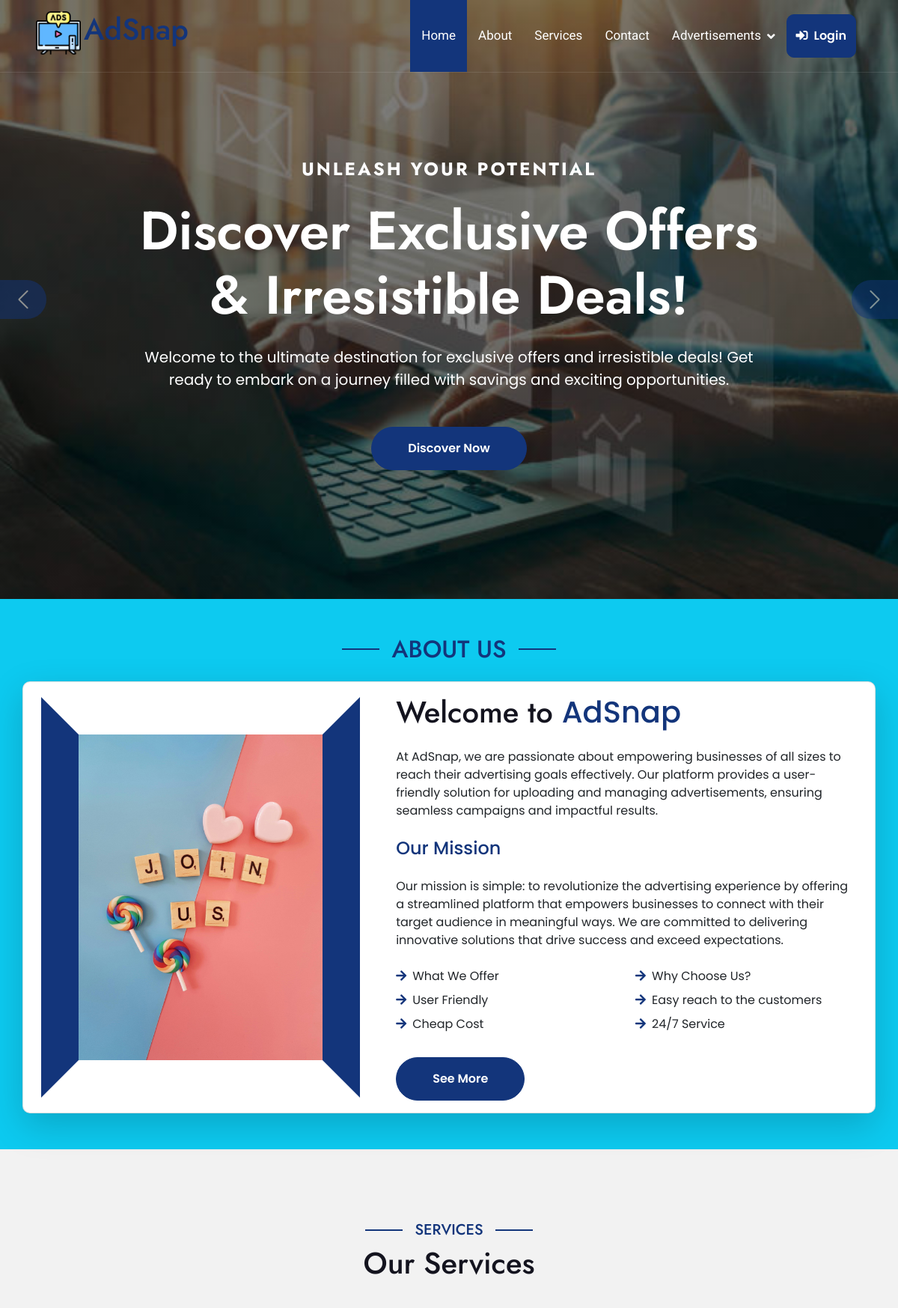
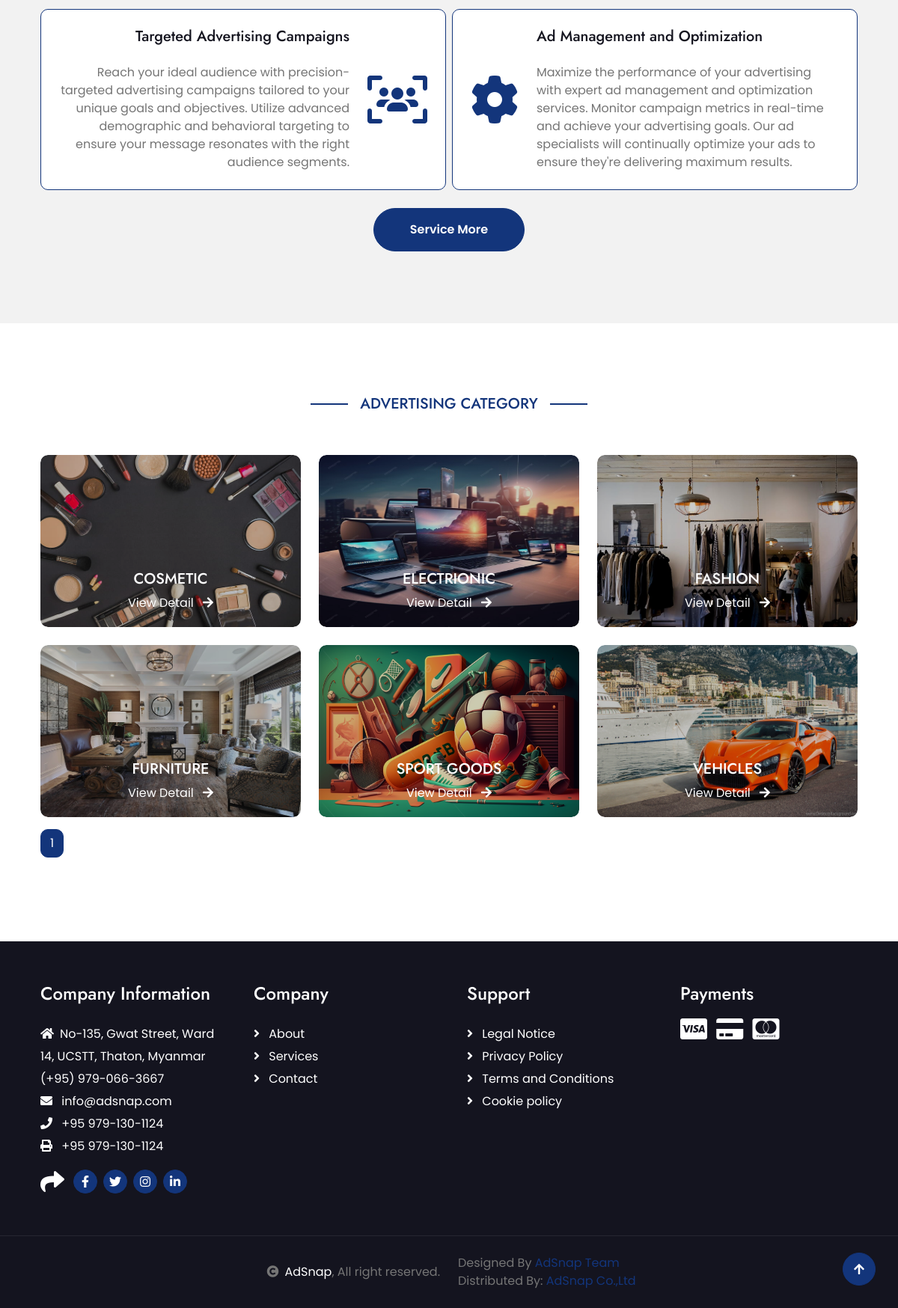
The page / on the database its author committed (2 pictures, top to bottom).
### tables this page shows
CREATE TABLE `category` (
  `CategoryId` int(11) NOT NULL,
  `CategoryName` varchar(200) NOT NULL,
  `Fee` int(11) NOT NULL,
  `Picture` varchar(1000) NOT NULL
);

### index.php (the view, shortened to what this page needs)
<!DOCTYPE html>
<html lang="en">
<head>
    <link rel="stylesheet" href="https://cdnjs.cloudflare.com/ajax/libs/font-awesome/6.5.1/css/all.min.css" />
    <link href="https://cdnjs.cloudflare.com/ajax/libs/font-awesome/5.10.0/css/all.min.css" rel="stylesheet">
    <link href="https://cdn.jsdelivr.net/npm/bootstrap-icons@1.4.1/font/bootstrap-icons.css" rel="stylesheet">
    <link href="lib/owlcarousel/assets/owl.carousel.min.css" rel="stylesheet">
    <link href="lib/lightbox/css/lightbox.min.css" rel="stylesheet">
    <link href="https://cdn.jsdelivr.net/npm/bootstrap@5.3.2/dist/css/bootstrap.min.css" rel="stylesheet">
    <link href="css/bootstrap.min.css" rel="stylesheet">
    <link href="css/style.css" rel="stylesheet">
</head>
<body id="home">
    <div class="container-fluid position-relative p-0">
        <nav class="navbar navbar-expand-lg navbar-light px-4 px-lg-5 py-2 py-lg-0">
            <?php include('includes/navbar.php'); ?>
        </nav>
        <div class="carousel-header">
            <div id="carouselId" class="carousel slide" data-bs-ride="carousel">
                <ol class="carousel-indicators">
                </ol>
                <div class="carousel-inner" role="listbox">
                    <div class="carousel-item active">
                        <img src="img/slider1.jpg" class="img-fluid" alt="Image">
                        <div class="carousel-caption">
                            <div class="p-3" style="max-width: 900px;">
                                <h4 class="text-white text-uppercase fw-bold mb-4" style="letter-spacing: 3px;">Unleash Your Potential</h4>
                                <h1 class="display-2 text-capitalize text-white mb-4">Discover Exclusive Offers & Irresistible Deals!</h1>
                                <p class="mb-5 fs-5">Welcome to the ultimate destination for exclusive offers and irresistible deals! Get ready to embark on a journey filled with savings and exciting opportunities.
                                </p>
                                <div class="d-flex align-items-center justify-content-center">
                                    <a class="btn-hover-bg btn btn-primary rounded-pill text-white py-3 px-5" href="services.php">Discover Now</a>
                                </div>
                            </div>
                        </div>
                    </div>
                </div>
                <button class="carousel-control-prev" type="button" data-bs-target="#carouselId" data-bs-slide="prev">
                    <span class="carousel-control-prev-icon btn bg-primary" aria-hidden="false"></span>
                </button>
                <button class="carousel-control-next" type="button" data-bs-target="#carouselId" data-bs-slide="next">
                    <span class="carousel-control-next-icon btn bg-primary" aria-hidden="false"></span>
                </button>
            </div>
        </div>
    </div>
    <div class="container-fluid about bg-info bg-opacity-25 py-5">
        <div class="mx-auto text-center mb-3" style="max-width: 900px;">
            <h2 class="section-title px-3">About Us</h2>
        </div>
        <div class="container card shadow-lg py-3">
            <div class="row g-5 align-items-center">
                <div class="col-lg-5">
                    <div class="h-100" style="border: 50px solid; border-color: transparent #13357B transparent #13357B;">
                        <img src="img/about-us.jpg" class="img-fluid w-100 h-100" alt="">
                    </div>
                </div>
                <div class="col-lg-7" style="background: linear-gradient(rgba(255, 255, 255, .8), rgba(255, 255, 255, .8));">
                    <h1 class="mb-4">Welcome to <span class="text-primary">AdSnap</span></h1>
                    <p class="mb-4">At AdSnap, we are passionate about empowering businesses of all sizes to reach their advertising goals effectively. Our platform provides a user-friendly solution for uploading and managing advertisements, ensuring seamless campaigns and impactful results.</p>
                    <h4 class="mb-4"><span class="text-primary">Our Mission</span></h4>
                    <p class="mb-4">Our mission is simple: to revolutionize the advertising experience by offering a streamlined platform that empowers businesses to connect with their target audience in meaningful ways. We are committed to delivering innovative solutions that drive success and exceed expectations.</p>
                    <div class="row gy-2 gx-4 mb-4">
                        <div class="col-sm-6">
                            <p class="mb-0"><i class="fa fa-arrow-right text-primary me-2"></i>What We Offer</p>
                        </div>
                        <div class="col-sm-6">
                            <p class="mb-0"><i class="fa fa-arrow-right text-primary me-2"></i>Why Choose Us?</p>
                        </div>
                        <div class="col-sm-6">
                            <p class="mb-0"><i class="fa fa-arrow-right text-primary me-2"></i>User Friendly</p>
                        </div>
                        <div class="col-sm-6">
                            <p class="mb-0"><i class="fa fa-arrow-right text-primary me-2"></i>Easy reach to the customers</p>
                        </div>
                        <div class="col-sm-6">
                            <p class="mb-0"><i class="fa fa-arrow-right text-primary me-2"></i>Cheap Cost</p>
                        </div>
                        <div class="col-sm-6">
                            <p class="mb-0"><i class="fa fa-arrow-right text-primary me-2"></i>24/7 Service</p>
                        </div>
                    </div>
                    <a class="btn btn-primary rounded-pill py-3 px-5 mt-2" href="about.php">See More</a>
                </div>
            </div>
        </div>
    </div>
    <div class="container-fluid bg-light service py-5">
        <div class="container py-5">
            <div class="mx-auto text-center mb-5" style="max-width: 900px;">
                <h5 class="section-title px-3">Services</h5>
                <h1 class="mb-0">Our Services</h1>
            </div>
            <div class="row g-2">
                <div class="col-6">
                    <div class="service-content-inner d-flex align-items-center bg-white border border-primary rounded p-4 pe-0">
                        <div class="service-content text-end">
                            <h5 class="mb-4">Targeted Advertising Campaigns</h5>
                            <p class="mb-0" style="align-items: left;">Reach your ideal audience with precision-targeted advertising campaigns tailored to your unique goals and objectives. Utilize advanced demographic and behavioral targeting to ensure your message resonates with the right audience segments.
                            </p>
                        </div>
                        <div class="service-icon p-4">
                            <i class="fa-solid fa-users-viewfinder fa-4x text-primary"></i>
                        </div>
                    </div>
                </div>
                <div class="col-6">
                    <div class="service-content-inner d-flex align-items-center bg-white border border-primary rounded p-4 ps-0">
                        <div class="service-icon p-4">
                            <i class="fa-solid fa-gear fa-4x text-primary"></i>
                        </div>
                        <div class="service-content">
                            <h5 class="mb-4">Ad Management and Optimization</h5>
                            <p class="mb-0">Maximize the performance of your advertising with expert ad management and optimization services. Monitor campaign metrics in real-time and achieve your advertising goals. Our ad specialists will continually optimize your ads to ensure they're delivering maximum results.
                            </p>
                        </div>
                    </div>
                </div>
                <div class="col-12 mt-3">
                    <div class="text-center">
                        <a class="btn btn-primary rounded-pill py-3 px-5 mt-2" href="services.php">Service More</a>
                    </div>
                </div>
            </div>
        </div>
    </div>
    <div class="container-fluid ExploreTour py-5">
        <div class="container py-5">
            <div class="mx-auto text-center mb-5" style="max-width: 900px;">
                <h5 class="section-title px-3">Advertising Category</h5>
            </div>
            <div class="tab-class text-center">
                <div class="tab-content">
                    <div id="NationalTab-1" class="tab-pane fade show p-0 active">
                        <div class="row g-4 mb-3">
                            <?php
                            $cn = mysqli_connect("localhost", "root", "", "adsnap");
                            $recordsPerPage = 6;
                            if (isset($_GET['page']) && is_numeric($_GET['page'])) {
                                $currentPage = $_GET['page'];
                            } else {
                                $currentPage = 1;
                            }
                            $startFrom = ($currentPage - 1) * $recordsPerPage;
                            $sql = "SELECT * FROM category Order By CategoryName ASC LIMIT $startFrom, $recordsPerPage";
                            $result = mysqli_query($cn, $sql);
                            while ($data = mysqli_fetch_array($result)) {
                            ?>
                                <div class="col-md-6 col-lg-4">
                                    <div class="national-item">
                                        <img src="Admin/categoryimages/<?php echo $data[3]; ?>" style="height:230px;" class="img-fluid w-100 rounded" alt="Image">
                                        <div class="national-content">
                                            <div class="national-info">
                                                <h5 class="text-white text-uppercase mb-2"><?php echo $data[1]; ?></h5>
                                                <a href="advertisements.php?id=<?php echo $data[0]; ?>" class="btn-hover text-white">View Detail <i class="fa fa-arrow-right ms-2"></i></a>
                                            </div>
                                        </div>
                                    </div>
                                </div>
                            <?php
                            }
                            ?>
                        </div>
                        <?php
                        $cn = mysqli_connect("localhost", "root", "", "adsnap");
                        $sql = "SELECT COUNT(CategoryId) AS total FROM category";
                        $result = $cn->query($sql);
                        $row = $result->fetch_assoc();
                        $totalRecords = $row['total'];
                        $totalPages = ceil($totalRecords / $recordsPerPage);
                        echo '<nav aria-label="Page navigation"><ul class="pagination">';
                        for ($i = 1; $i <= $totalPages; $i++) {
                            echo '<li class="page-item ' . ($i == $currentPage ? 'active' : '') . '"><a class="page-link" href="?page=' . $i . '">' . $i . '</a></li>';
                        }
                        echo '</ul></nav>';
                        ?>
                    </div>
                </div>
            </div>
        </div>
    </div>
    <?php include('includes/footer.php'); ?>
    <?php include('includes/copyright.php'); ?>
    <a href="#" class="btn btn-primary btn-primary-outline-0 btn-md-square back-to-top"><i class="fa fa-arrow-up"></i></a>
</body>
</html>

### rows shown on the page
category: Picture (picture), CategoryName "COSMETIC"
category: Picture (picture), CategoryName "ELECTRIONIC"
category: Picture (picture), CategoryName "FASHION"
category: Picture (picture), CategoryName "FURNITURE"
category: Picture (picture), CategoryName "SPORT GOODS"
category: Picture (picture), CategoryName "VEHICLES"

### other values the page prints
$menuItem "Home"
$menuItem "About"
$menuItem "Services"
$menuItem "Contact"
